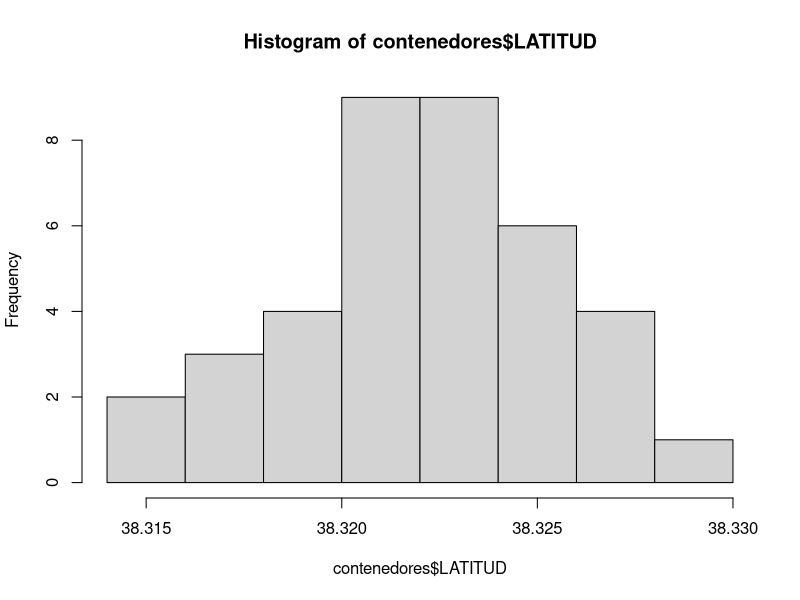
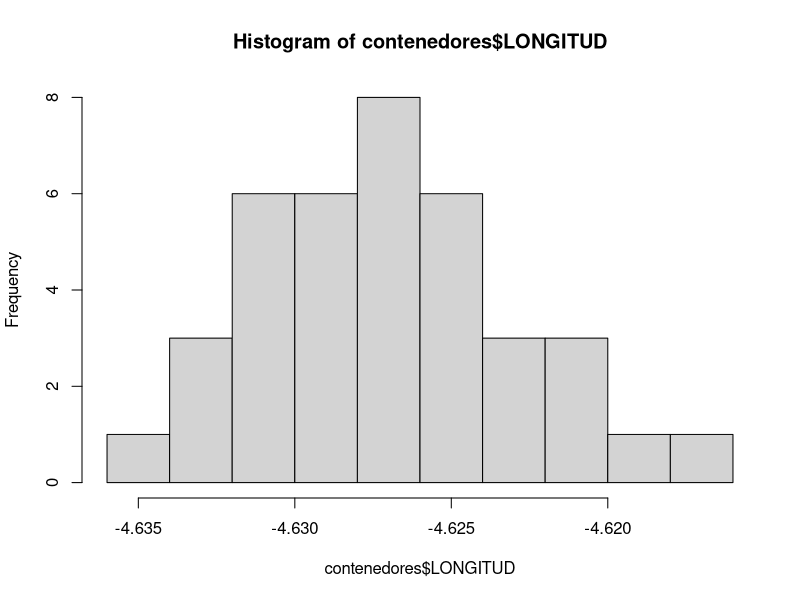
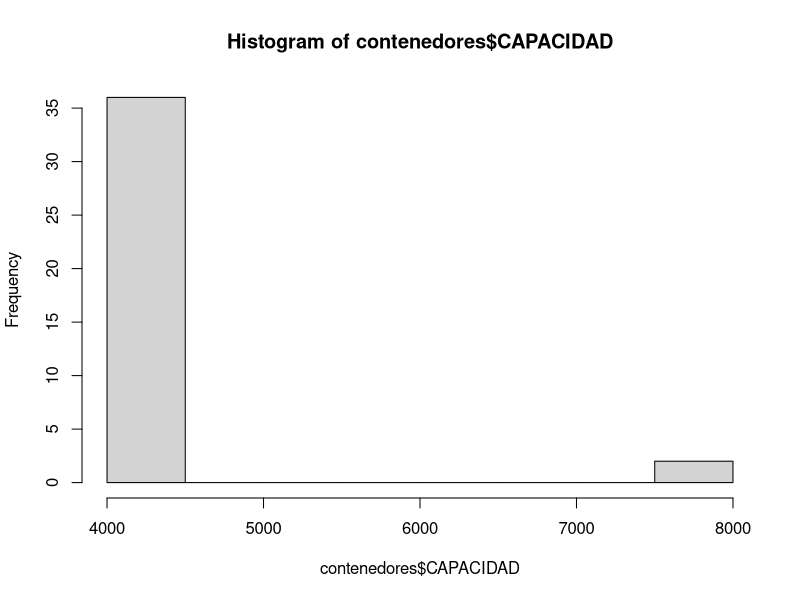
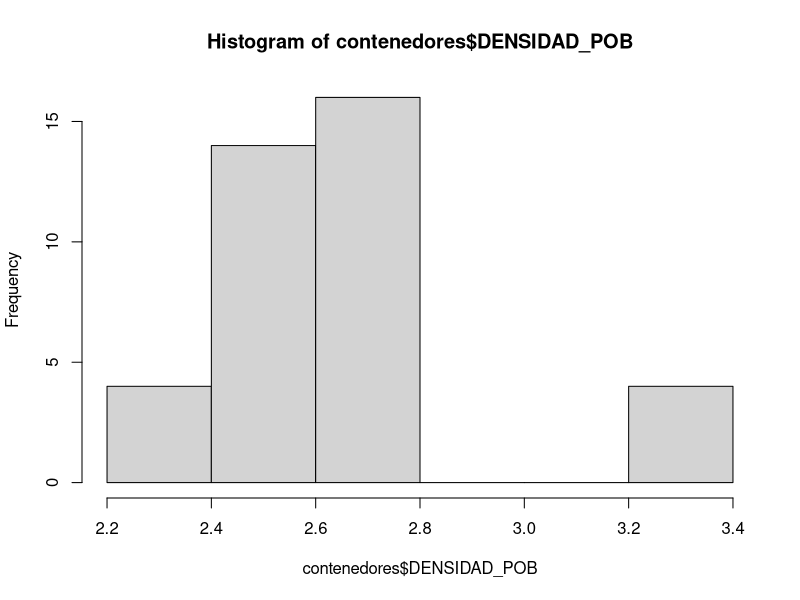
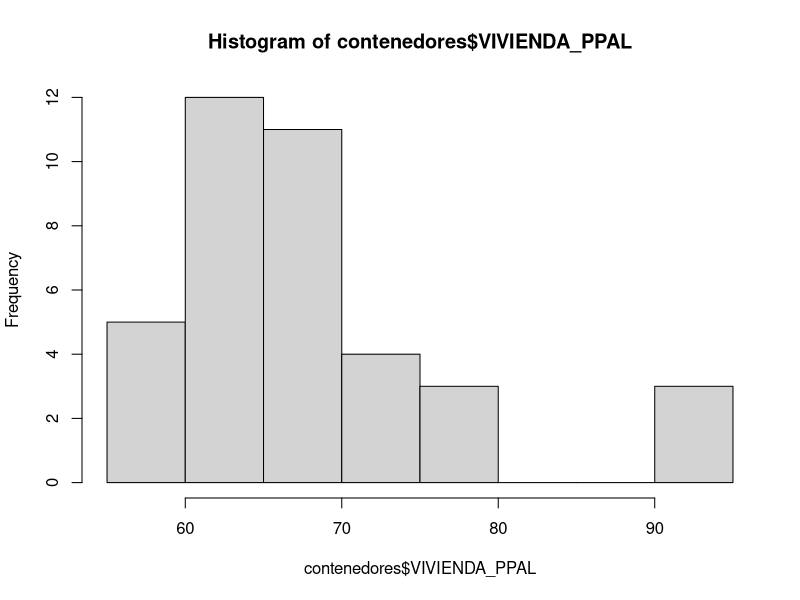
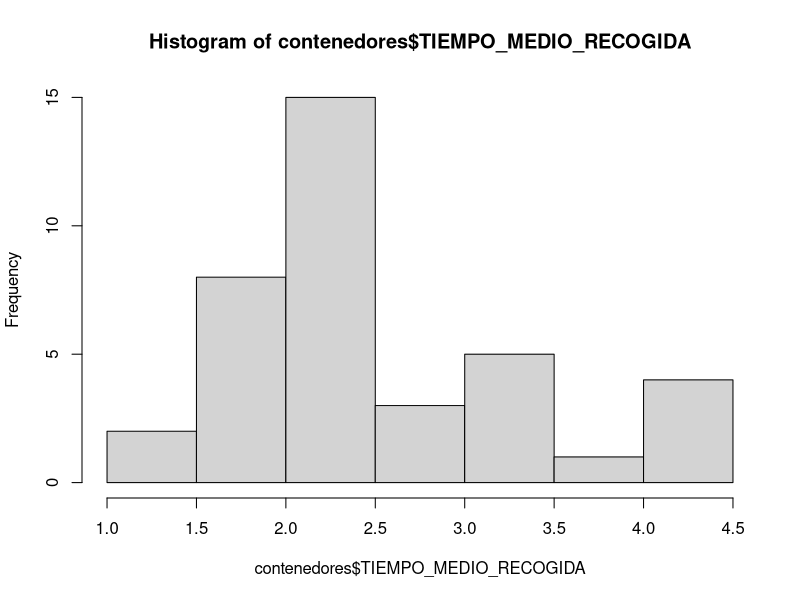
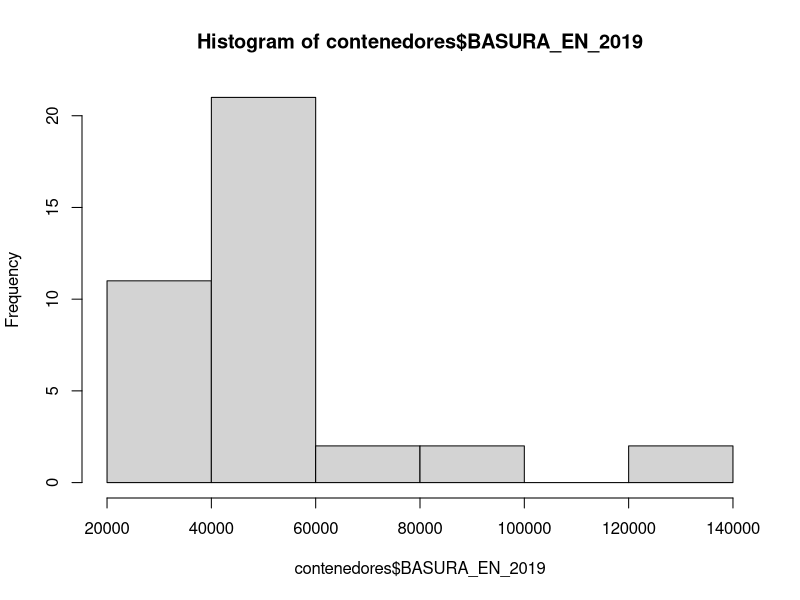
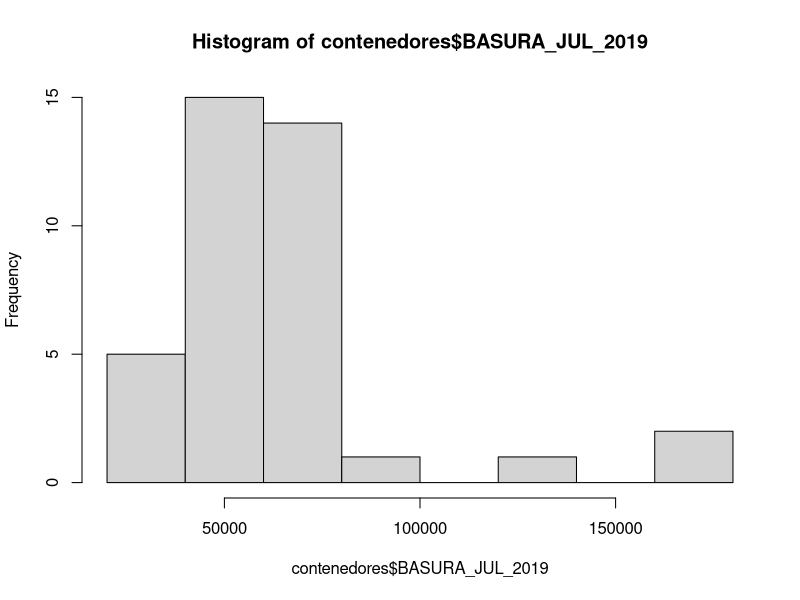

Reproduce these figures in R, in order. (Note: this script raises an error after producing the figures.)
###TRABAJO FINAL DE GRADO - BUSINESS ANALYTICS - JUAN TORRALBO ROJAS###

##BIBLIOTECAS UTILIZADAS##

install.packages("readxl")
install.packages("dplyr")
install.packages("ggplot2")
install.packages("caret")
install.packages("lattice")

library(readxl)
library(dplyr)
library(ggplot2)
library(caret)
library(lattice)


##MANEJO DE DATOS##

#Primero establecemos el directorio
setwd("~/Desktop/E3 Analytics/5to año/TFG Analytics/")

#Importamos los datos
contenedores_previo <- read_excel("tfganalytics_contenedores.xlsx")
historico_contenedores <- read_excel("tfganalytics_historico_contenedores.xlsx")
View(contenedores_previo)
View(historico_contenedores)

#Se unen las tablas a partir del código RFID
contenedores <- inner_join(contenedores_previo, historico_contenedores, by = "RFID")

#Recopilamos la información proporcionada por los datos
str(contenedores)
head(contenedores)
summary(contenedores)

#Borramos la variable RFID ya que no va a ser significativa en nuestro estudio
contenedores$RFID<-NULL
contenedores<-contenedores

contenedores_previo$RFID<-NULL
contenedores_previo<-contenedores_previo

#Se omiten los datos nulos
contenedores<-na.omit(contenedores)

#Realizamos histogramas para entender los datos de cada columna y las matrices de correlación
hist(contenedores$LATITUD)
hist(contenedores$LONGITUD)
hist(contenedores$CAPACIDAD)
hist(contenedores$DENSIDAD_POB)
hist(contenedores$VIVIENDA_PPAL)
hist(contenedores$TIEMPO_MEDIO_RECOGIDA)
hist(contenedores$BASURA_EN_2019)
hist(contenedores$BASURA_JUL_2019)
hist(contenedores$BASURA_EN_2020)
hist(contenedores$BASURA_JUL_2020)
hist(contenedores$BASURA_EN_2021)
hist(contenedores$BASURA_JUL_2021)
hist(contenedores$BASURA_EN_2022)
hist(contenedores$BASURA_JUL_2022)
hist(contenedores$BASURA_EN_2023)

ggcorrplot(contenedores, nbreaks=10)
ggcorr(contenedores_previo, nbreaks=10)

##REGRESIÓN LINEAL DESCRIPTIVA##

reglineal_desc<-lm(formula = TIEMPO_MEDIO_RECOGIDA ~ LATITUD + LONGITUD + CAPACIDAD + DENSIDAD_POB + VIVIENDA_PPAL + BASURA_EN_2019 + BASURA_JUL_2019 + BASURA_EN_2020 + BASURA_JUL_2020 + BASURA_EN_2021 + BASURA_JUL_2021 + BASURA_EN_2022 + BASURA_JUL_2022 + BASURA_EN_2023, data = contenedores)
summary(reglineal_desc)

##REGRESIÓN STEPWISE##
regstepwise<-stepAIC(reglineal_desc, direction = "both", trace = TRUE)
summary(regstepwise)

##PARTICIÓN DE DATOS##

#Partición entre testset y trainset para realizar las predicciones del modelo
set.seed(100)
RNGkind("Super","Inversion")

trainIndex <- createDataPartition(contenedores$TIEMPO_MEDIO_RECOGIDA, 
                                  p = 0.8,    
                                  list = FALSE,
                                  times = 1)    

contenedores_training <- contenedores[trainIndex,]
contenedores_test <- contenedores[-trainIndex,]

#Observamos el resultado de cada una de las particiones
str(contenedores_training)
summary(contenedores_training)

str(contenedores_test)   
summary(contenedores_test)       

##REGRESIÓN LINEAL PREDICTIVA##

ctrl <- trainControl(method = "repeatedcv",
                     number = 10, 
                     repeats= 3)

set.seed(76) 
RNGkind("Super","Inversion")

#Entrenamiento del modelo de regresión lineal
reglineal <- train(form = TIEMPO_MEDIO_RECOGIDA ~., 
                   data = contenedores_training,                
                   method = "glm",                 
                   preProcess = c("center","scale"), 
                   trControl = ctrl,
                   metric= "RMSE")

#Predicciones en el test set
contenedores_test$pred_lineal<-predict(reglineal, newdata=contenedores_test,type="raw")

##KNN##

RNGkind("Super", "Inversion")
set.seed(76)					

ctrl_knn<-trainControl(method = "repeatedcv",		
                 number = 10,		
                 repeats = 5) 

#Entrenamiento del modelo de regresión KNN
knn_training<-train(TIEMPO_MEDIO_RECOGIDA~. , data = contenedores_training, 
                  method = "knn",					              
                  preProcess = c("center","scale"),			
                  trControl = ctrl_knn,				              
                  metric = "RMSE",				            	 
                  tuneLength = 10)				       
knn_training
plot(knn_training)

#Predicciones en el test set
contenedores_test$pred_knn <-predict(knn_training, newdata = contenedores_test)

##DECISION TREES##

RNGkind("Super", "Inversion")
set.seed(76)					

ctrl_arbol<-trainControl(method = "repeatedcv",	
                      number = 10,    
                      repeats = 5,
                      verboseIter = TRUE  )     


arbol_training<-train(x = contenedores_training[,c(1,2,3,4,5,6)], 
                  y = contenedores_training$TIEMPO_MEDIO_RECOGIDA,   
                  method = "rpart",  
                  control = rpart.control(minsplit = 8,minbucket = 8), 
                  parms = list(split = "gini"),      
                  tuneGrid = data.frame(cp = seq(0,0.1,0.005)),
                  trControl = ctrl_arbol,
                  metric="RMSE")

arbol_training
summary(arbol_training)
ggplot(arbol_training)

#Representación del árbol de decisión
plot(arbol_training$finalModel, uniform = TRUE, margin = 0)
text(arbol_training$finalModel, use.n = TRUE, all = TRUE, cex = .8)

##ENSEMBLES##

ctrl_ensemble<-trainControl(method="repeatedcv", number=10, repeats=3, search="random", savePredictions = "final")
algoritmos_lista <- c('glm', 'knn', 'rpart')

RNGkind("Super", "Inversion")
set.seed(76)

ensemble_contenedores <- caretList(TIEMPO_MEDIO_RECOGIDA~., data=contenedores_training, trControl=ctrl_ensemble, preProcess=c("center","scale"),     methodList=algoritmos_lista, tuneLength=10)
resultados_ensemble <- resamples(ensemble_contenedores)
summary(resultados_ensemble)
dotplot(resultados_ensemble)

